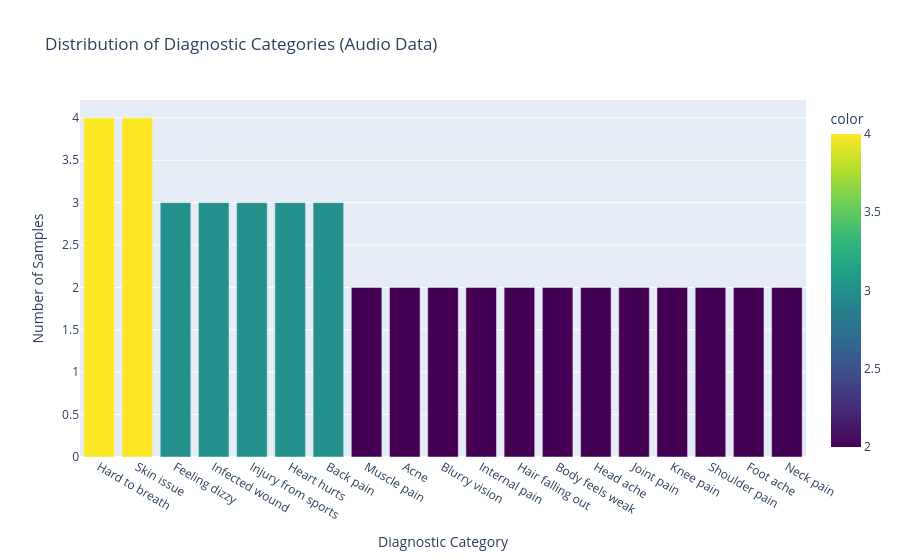
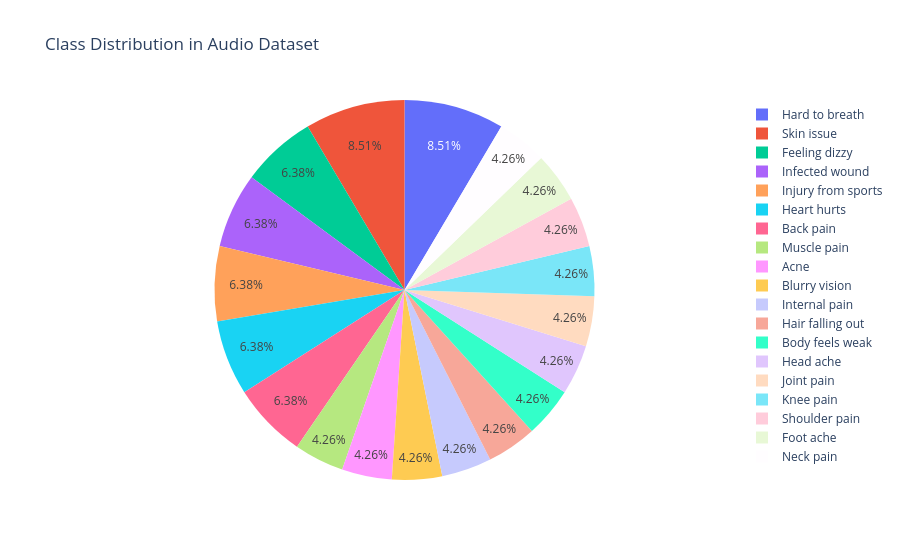

Notebook code cell kept with these figures, in order:
### Markdown cell above
### 2.2 Audio Classification Data Visualization

**Purpose:** Visualize the class distribution and audio characteristics to gain a better understanding of our dataset.

### Code cell
# Filter dataset to only include existing audio files
def check_audio_file_exists(filename):
    """Check if audio file exists in any of the subdirectories"""
    for subdir in ['test', 'train', 'validate']:
        full_path = os.path.join(audio_base_path, subdir, filename)
        if os.path.exists(full_path):
            return True
    return False

df_clean = df[df['file_name'].apply(check_audio_file_exists)].copy()
print(f"Dataset after filtering for existing files: {df_clean.shape}")

# Visualize class distribution using 'prompt' column as the target
class_distribution_clean = df_clean['prompt'].value_counts()

fig = px.bar(x=class_distribution_clean.index, y=class_distribution_clean.values,
             title='Distribution of Diagnostic Categories (Audio Data)',
             labels={'x': 'Diagnostic Category', 'y': 'Number of Samples'},
             color=class_distribution_clean.values, color_continuous_scale='viridis')
fig.update_layout(xaxis={'categoryorder':'total descending'})
fig.show()

# Create a pie chart for class distribution
fig_pie = px.pie(values=class_distribution_clean.values, names=class_distribution_clean.index,
                 title='Class Distribution in Audio Dataset')
fig_pie.show()

### Figure 1 — Plotly figure (JSON) as saved in the notebook; plotly's stock layout.template omitted (floating-point values rounded to 4 significant figures)
{"data": [{"alignmentgroup": "True", "hovertemplate": "Diagnostic Category=%{x}<br>Number of Samples=%{y}<br>color=%{marker.color}<extra></extra>", "legendgroup": "", "marker": {"color": [4, 4, 3, 3, 3, 3, 3, 2, 2, 2, 2, 2, 2, 2, 2, 2, 2, 2, 2], "coloraxis": "coloraxis", "pattern": {"shape": ""}}, "name": "", "offsetgroup": "", "orientation": "v", "showlegend": false, "textposition": "auto", "type": "bar", "x": ["Hard to breath", "Skin issue", "Feeling dizzy", "Infected wound", "Injury from sports", "Heart hurts", "Back pain", "Muscle pain", "Acne", "Blurry vision", "Internal pain", "Hair falling out", "Body feels weak", "Head ache", "Joint pain", "Knee pain", "Shoulder pain", "Foot ache", "Neck pain"], "xaxis": "x", "y": [4, 4, 3, 3, 3, 3, 3, 2, 2, 2, 2, 2, 2, 2, 2, 2, 2, 2, 2], "yaxis": "y"}], "layout": {"barmode": "relative", "coloraxis": {"colorbar": {"title": {"text": "color"}}, "colorscale": [[0, "#440154"], [0.1111, "#482878"], [0.2222, "#3e4989"], [0.3333, "#31688e"], [0.4444, "#26828e"], [0.5556, "#1f9e89"], [0.6667, "#35b779"], [0.7778, "#6ece58"], [0.8889, "#b5de2b"], [1, "#fde725"]]}, "legend": {"tracegroupgap": 0}, "title": {"text": "Distribution of Diagnostic Categories (Audio Data)"}, "xaxis": {"anchor": "y", "categoryorder": "total descending", "domain": [0, 1], "title": {"text": "Diagnostic Category"}}, "yaxis": {"anchor": "x", "domain": [0, 1], "title": {"text": "Number of Samples"}}}}

### Figure 2 — Plotly figure (JSON) as saved in the notebook; plotly's stock layout.template omitted (floating-point values rounded to 4 significant figures)
{"data": [{"domain": {"x": [0, 1], "y": [0, 1]}, "hovertemplate": "label=%{label}<br>value=%{value}<extra></extra>", "labels": ["Hard to breath", "Skin issue", "Feeling dizzy", "Infected wound", "Injury from sports", "Heart hurts", "Back pain", "Muscle pain", "Acne", "Blurry vision", "Internal pain", "Hair falling out", "Body feels weak", "Head ache", "Joint pain", "Knee pain", "Shoulder pain", "Foot ache", "Neck pain"], "legendgroup": "", "name": "", "showlegend": true, "type": "pie", "values": [4, 4, 3, 3, 3, 3, 3, 2, 2, 2, 2, 2, 2, 2, 2, 2, 2, 2, 2]}], "layout": {"legend": {"tracegroupgap": 0}, "title": {"text": "Class Distribution in Audio Dataset"}}}
